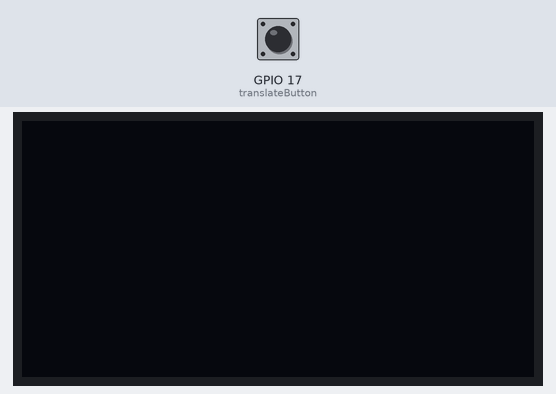
This program was run on a simulated Raspberry Pi (BCM pin numbers). On the bench: 128×64 one-colour display. Inputs (shaded band) come from the test bench; at power-on: GPIO 17 (translateButton) HIGH.

Above: at 1.3 s.
1.4 s: GPIO 17 (translateButton) pulled LOW for 3.2 s
At 5.5 s:
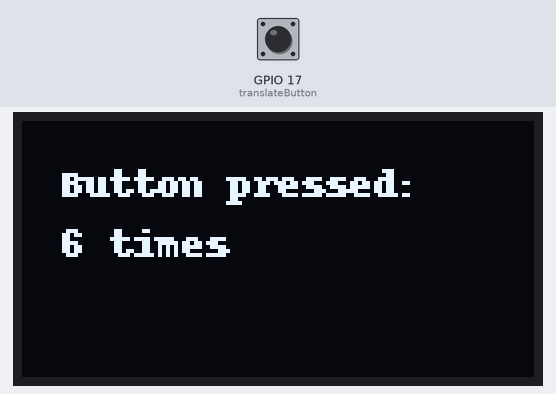
6.1 s: GPIO 17 (translateButton) pulled LOW for 0.15 s
At 7.3 s:
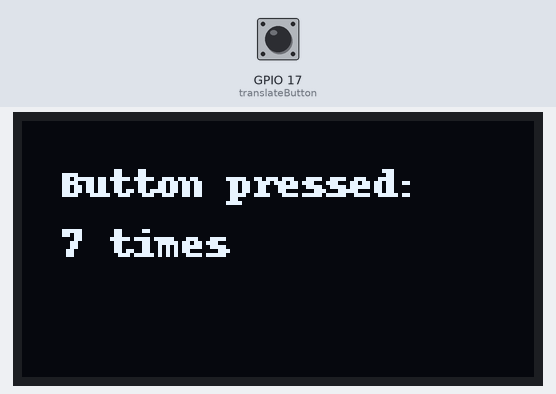
7.7 s: GPIO 17 (translateButton) pulled LOW for 1 s
At 8.2 s:
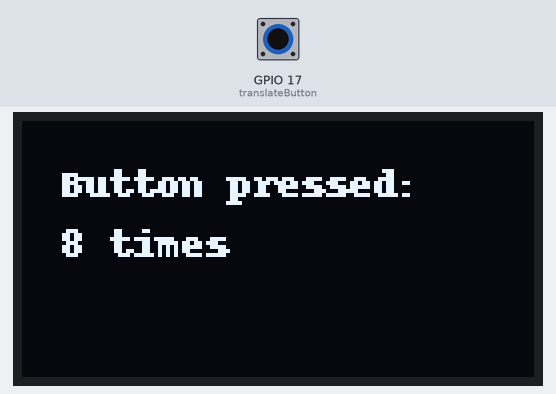
10.2 s: GPIO 17 (translateButton) pulled LOW for 0.15 s
At 10.7 s:
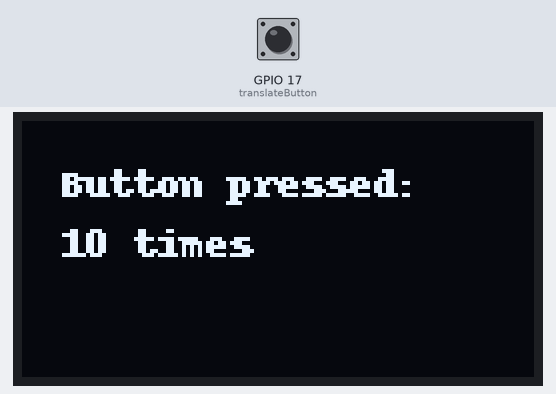
Timing chart, 0 to 12.8 s (numbered marks = the images above; inputs shaded):
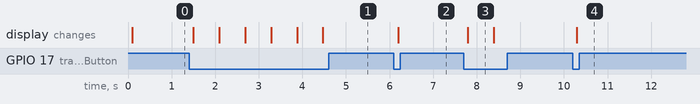

The program:

button_oled.py
```python
from luma.core.interface.serial import i2c
from luma.core.render import canvas
from luma.oled.device import ssd1306
from PIL import ImageFont
from gpiozero import Button
import time

# Initialize the button
translateButton = Button(17)

def main():
    serial = i2c(port=1, address=0x3C)
    device = ssd1306(serial)
    font = ImageFont.load_default()

    counter = 0

    while True:
        translateButton.wait_for_press()
        counter += 1

        with canvas(device) as draw:
            draw.text((10, 10), f"Button pressed:", font=font, fill=255)
            draw.text((10, 25), f"{counter} times", font=font, fill=255)

        time.sleep(0.5)  # Debounce / pause for visibility

if __name__ == "__main__":
    main()
```

Measured:
- after the input at 1.4 s, the display: first changes after 0.10 s (image 1 shows a later state)
- after the input at 6.1 s, the display: changes after 0.10 s (image 2)
- after the input at 7.7 s, the display: changes after 0.10 s (image 3)
- after the input at 10.2 s, the display: changes after 0.10 s (image 4)
